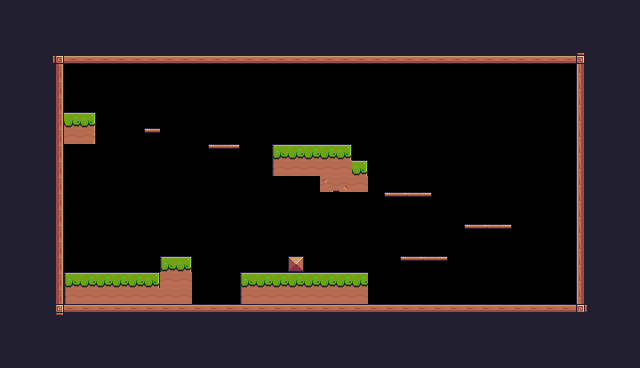

Tiled map render using the project's own tile images. Description and the whole map definition, tile-layer contents included, below:
An orthogonal 40x23 tile map with 16x16 px tiles, 1 tile layer (Background) and 2 objects (Player).

<map version="1.10" tiledversion="1.11.0" orientation="orthogonal" renderorder="right-down" width="40" height="23" tilewidth="16" tileheight="16" infinite="0" nextlayerid="3" nextobjectid="24">
 <tileset firstgid="1" source="Demo.tsx" />
 <layer id="1" name="Background" width="40" height="23">
  <data encoding="csv">
24,24,24,24,24,24,24,24,24,24,24,24,24,24,24,24,24,24,24,24,24,24,24,24,24,24,24,24,24,24,24,24,24,24,24,24,24,24,24,24,
24,24,24,24,24,24,24,24,24,24,24,24,24,24,24,24,24,24,24,24,24,24,24,24,24,24,24,24,24,24,24,24,24,24,24,24,24,24,24,24,
24,24,24,24,24,24,24,24,24,24,24,24,24,24,24,24,24,24,24,24,24,24,24,24,24,24,24,24,24,24,24,24,24,24,24,24,24,24,24,24,
24,24,24,92,134,134,134,134,134,134,134,134,134,134,134,134,134,134,134,134,134,134,134,134,134,134,134,134,134,134,134,134,134,134,134,134,93,24,24,24,
24,24,24,113,0,0,0,0,0,0,0,0,0,0,0,0,0,0,0,0,0,0,0,0,0,0,0,0,0,0,0,0,0,0,0,0,111,24,24,24,
24,24,24,113,0,0,0,0,0,0,0,0,0,0,0,0,0,0,0,0,0,0,0,0,0,0,0,0,0,0,0,0,0,0,0,0,111,24,24,24,
24,24,24,113,0,0,0,0,0,0,0,0,0,0,0,0,0,0,0,0,0,0,0,0,0,0,0,0,0,0,0,0,0,0,0,0,111,24,24,24,
24,24,24,113,8,9,0,0,0,0,0,0,0,0,0,0,0,0,0,0,0,0,0,0,0,0,0,0,0,0,0,0,0,0,0,0,111,24,24,24,
24,24,24,113,30,31,0,0,0,40,43,0,0,0,0,0,0,0,0,0,0,0,0,0,0,0,0,0,0,0,0,0,0,0,0,0,111,24,24,24,
24,24,24,113,0,0,0,0,0,0,0,0,0,40,42,0,0,7,8,8,8,9,0,0,0,0,0,0,0,0,0,0,0,0,0,0,111,24,24,24,
24,24,24,113,0,0,0,0,0,0,0,0,0,0,0,0,0,29,30,30,30,30,9,0,0,0,0,0,0,0,0,0,0,0,0,0,111,24,24,24,
24,24,24,113,0,0,0,0,0,0,0,0,0,0,0,0,0,0,0,0,10,11,30,0,0,0,0,0,0,0,0,0,0,0,0,0,111,24,24,24,
24,24,24,113,0,0,0,0,0,0,0,0,0,0,0,0,0,0,0,0,0,0,0,0,40,41,42,0,0,0,0,0,0,0,0,0,111,24,24,24,
24,24,24,113,0,0,0,0,0,0,0,0,0,0,0,0,0,0,0,0,0,0,0,0,0,0,0,0,0,0,0,0,0,0,0,0,111,24,24,24,
24,24,24,113,0,0,0,0,0,0,0,0,0,0,0,0,0,0,0,0,0,0,0,0,0,0,0,0,0,40,41,42,0,0,0,0,111,24,24,24,
24,24,24,113,0,0,0,0,0,0,0,0,0,0,0,0,0,0,0,0,0,0,0,0,0,0,0,0,0,0,0,0,0,0,0,0,111,24,24,24,
24,24,24,113,0,0,0,0,0,0,7,9,0,0,0,0,0,0,35,0,0,0,0,0,0,40,41,42,0,0,0,0,0,0,0,0,111,24,24,24,
24,24,24,113,7,8,8,8,8,9,30,30,0,0,0,7,8,8,8,8,8,8,8,0,0,0,0,0,0,0,0,0,0,0,0,0,111,24,24,24,
24,24,24,113,29,30,30,30,30,30,30,30,0,0,0,29,30,30,30,30,30,30,30,0,0,0,0,0,0,0,0,0,0,0,0,0,111,24,24,24,
24,24,24,114,90,90,90,90,90,90,90,90,90,90,90,90,90,90,90,90,90,90,90,90,90,90,90,90,90,90,90,90,90,90,90,90,115,24,24,24,
24,24,24,24,24,24,24,24,24,24,24,24,24,24,24,24,24,24,24,24,24,24,24,24,24,24,24,24,24,24,24,24,24,24,24,24,24,24,24,24,
24,24,24,24,24,24,24,24,24,24,24,24,24,24,24,24,24,24,24,24,24,24,24,24,24,24,24,24,24,24,24,24,24,24,24,24,24,24,24,24,
24,24,24,24,24,24,24,24,24,24,24,24,24,24,24,24,24,24,24,24,24,24,24,24,24,24,24,24,24,24,24,24,24,24,24,24,24,24,24,24
</data>
 </layer>
 <objectgroup id="2" name="SpawnPoints">
  <object id="20" name="Player" type="Player" x="80" y="240" width="32" height="32" />
  <object id="21" x="42.7582" y="110.684" height="0.270621" />
 </objectgroup>
</map>
